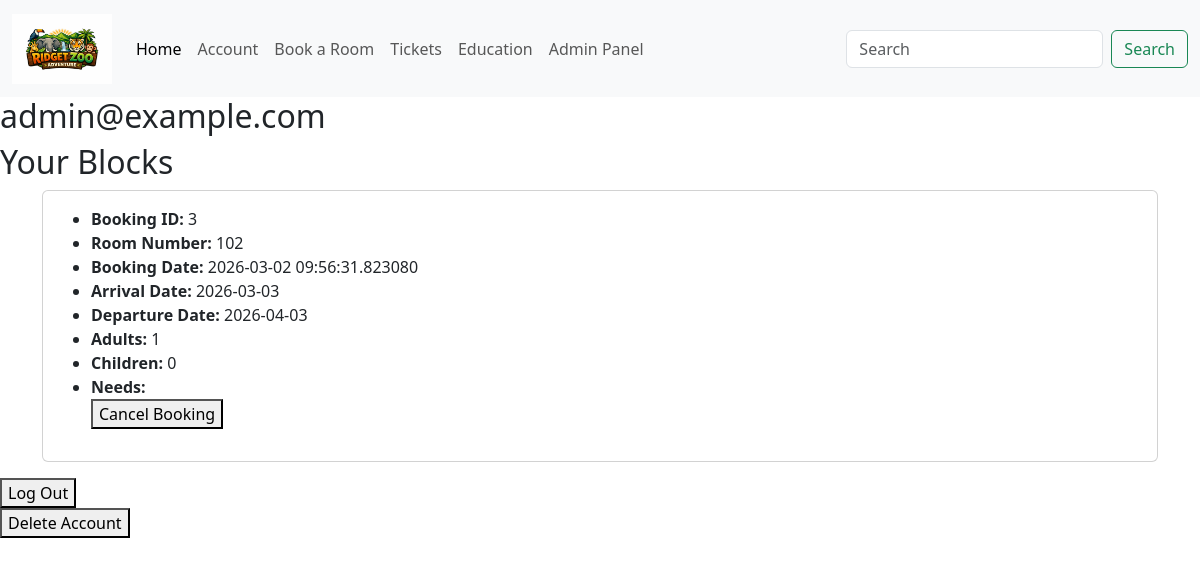
Page /account (signed in) on the committed database.
### database.py (models this page shows, shortened)
class User(db.Model, UserMixin):
    user_id = db.Column(db.Integer, primary_key=True)
    email = db.Column(db.String(120), unique=True, nullable=False)
    password = db.Column(db.String(128), nullable=False)
    send_email = db.Column(db.Boolean, default=True)
    is_admin = db.Column(db.Boolean, default=False)

class hotel_bookings(db.Model):
    booking_id = db.Column(db.Integer, primary_key=True)
    user_id = db.Column(db.Integer, db.ForeignKey('user.user_id'), nullable=False)
    room_id = db.Column(db.Integer, db.ForeignKey('rooms.room_id'), nullable=False)
    room_number = db.Column(db.String(50), nullable=False)
    booking_date = db.Column(db.String, nullable=False)
    check_in_date = db.Column(db.String, nullable=False)
    check_out_date = db.Column(db.String, nullable=False)
    adults = db.Column(db.Integer, nullable=False)
    children = db.Column(db.Integer, nullable=False)
    needs = db.Column(db.String(200), nullable=True)
    price = db.Column(db.Float, nullable=False)

### routes.py (the view)
@routes_blueprint.route('/account')
@login_required
def account():
    email = current_user.email
    user_bookings = hotel_bookings.query.filter_by(user_id=current_user.user_id).all()
    user_tickets = tickets.query.filter_by(user_id=current_user.user_id).all()
    return render_template('account.html', bookings=user_bookings, email=email, tickets=user_tickets)

### mock.py (called while the page is built)
@login_manager.user_loader
def load_user(user_id):
    return User.query.get(int(user_id))

### templates/account.html (shortened to what this page needs)
{% extends "base.html" %}
{% block content %}
<h2>{{ email }}</h2>
{% if bookings %}
{% if current_user.is_admin %}
    <h2>Your Blocks</h2>
{% endif %}
{% for booking in bookings %}
<div class="container mt-2">
    <div class="card mb-3">
        <div class="card-body">
            <ul class="mb-3">
                <form action="{{ url_for('routes.cancel_booking') }}" method="POST">
                <li><strong>Booking ID:</strong> {{ booking.booking_id }}</li>
                <li><strong>Room Number:</strong> {{ booking.room_number }}</li>
                <li><strong>Booking Date:</strong> {{ booking.booking_date }}</li>
                <li><strong>Arrival Date:</strong> {{ booking.check_in_date }}</li>
                <li><strong>Departure Date:</strong> {{ booking.check_out_date }}</li>
                <li><strong>Adults:</strong> {{ booking.adults }}</li>
                <li><strong>Children:</strong> {{ booking.children }}</li>
                <li><strong>Needs:</strong> {{ booking.needs }}</li>
                <button type="submit">Cancel Booking</button>
                </form>
            </ul>
        </div>
    </div>
</div>
{% endfor %}
{% endif %}
<form action="{{ url_for('routes.logout') }}" method="POST">
    <button type="submit">Log Out</button>
</form>
<form action="{{ url_for('routes.delete_account') }}" method="POST">
    <button type="submit">Delete Account</button>
</form>
{% endblock %}

### rows in the picture
User: email "admin@example.com"
hotel_bookings: booking_id "3", room_number "102", booking_date "2026-03-02 09:56:31.823080", check_in_date "2026-03-03", check_out_date "2026-04-03", adults "1", children "0"
